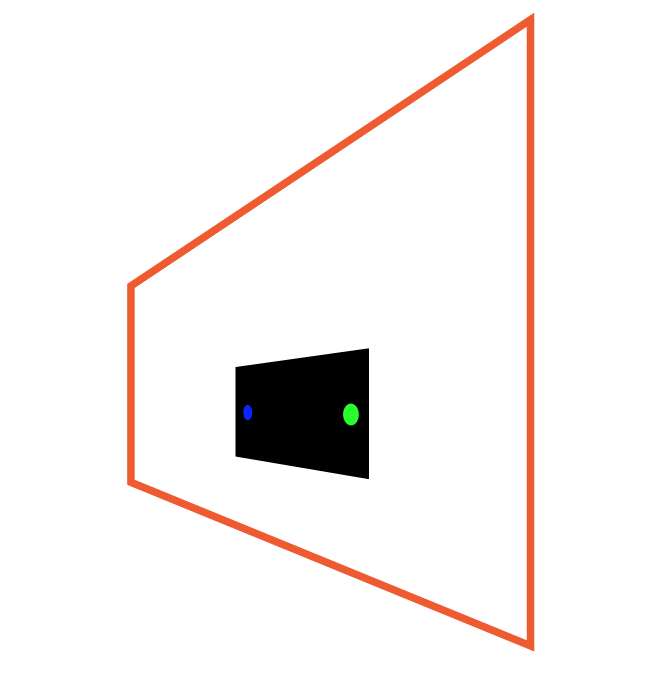
#> input picture slantview1.png, 1310 x 1376 px (shown at 1/2 size)
$ python main.py   (older library calls are emulated)
#> lines starting #> are read from the running program, lines starting #| are printed output that depends on the picture; after the words box and inside, x2 and y2 are one past the last pixel; in counts of white or black regions, pixels touching at a corner belong together; long printed decimals are rounded
### warp.py
import cv2
import numpy as np

class Warp():
    def __init__(self, upper_bound, lower_bound, kernel = cv2.getStructuringElement(cv2.MORPH_ELLIPSE, (5, 5))):
        self.upper = upper_bound
        self.lower = lower_bound
        self.kernel = kernel

    #filter and return a clean black and white image
    def filter_bw(self, image):
        hsv_image = cv2.cvtColor(image, cv2.COLOR_BGR2HSV)
        filter_color = cv2.inRange(hsv_image, self.lower, self.upper)
        opening_image = cv2.morphologyEx(filter_color, cv2.MORPH_OPEN, self.kernel)
        closing_image = cv2.morphologyEx(opening_image, cv2.MORPH_CLOSE, self.kernel)
        return closing_image

    # find, sort and return desired contour (either smallest or largest)
    def findsort_contours(self, filtered_image, position):
        im2, contours, hierarchy = cv2.findContours(filtered_image, cv2.RETR_TREE, cv2.CHAIN_APPROX_NONE)
        area_bounds = 0
        if len(contours) != 0:
            if len(contours) == 1:
                position = 0
            sorted_contours = sorted(contours, key = lambda contour: cv2.contourArea(contour))
            area_bounds = sorted_contours[position]
        return area_bounds

    # order the (4) contour points: top left, bottom left, bottom right, top right, find the
    # desired contours, max width and max height
    def orderdesire_contours(self, approx_contours):
        (first, second, third, fourth) = approx_contours
        first = list(first[0])
        second = list(second[0])
        third = list(third[0])
        fourth = list(fourth[0])

        ordered_contours = np.array(approx_contours, dtype = "float32")
        s = np.array([first[0]+first[1], second[0]+second[1], third[0]+third[1], fourth[0]+fourth[1]])
        ordered_contours[0] = approx_contours[np.argmin(s)]
        ordered_contours[2] = approx_contours[np.argmax(s)]

        approx_contours = np.delete(approx_contours, np.argmin(s), axis = 0)

        if np.argmax(s) < np.argmin(s):
            position = np.argmax(s)
        else:
            position = np.argmax(s) - 1
        approx_contours = np.delete(approx_contours, position, axis = 0)

        (one, two) = approx_contours
        one = list(one[0])
        two = list(two[0])

        d = np.array([one[1]-one[0], two[1]-two[0]])
        ordered_contours[1] = approx_contours[np.argmax(d)]
        ordered_contours[3] = approx_contours[np.argmin(d)]

        width_a = np.sqrt(((fourth[0] - first[0]) ** 2) + ((fourth[1] - first[1]) ** 2))
        width_b = np.sqrt(((third[0] - second[0]) ** 2) + ((third[1] - second[1]) ** 2))
        max_width = max(int(width_a), int(width_b))

        height_a = np.sqrt(((second[0] - first[0]) ** 2) + ((second[1] - first[1]) ** 2))
        height_b = np.sqrt(((fourth[0] - third[0]) ** 2) + ((fourth[1] - third[1]) ** 2))
        max_height = max(int(height_a), int(height_b))

        desired_contours = np.array([[0, 0], [0, max_height - 1], [max_width - 1, max_height - 1], [max_width - 1, 0]], np.float32)
        return ordered_contours, desired_contours, max_width, max_height

    # find the center of the lights
    def find_center(self, contour):
        moment = cv2.moments(contour)
        c_x = int(moment["m10"] / moment["m00"])
        c_y = int(moment["m01"] / moment["m00"])
        return c_x, c_y

    def conversion(self, x, y, max_width, max_height, area_width, area_height):
        x_feet = (x * area_width) / max_width
        y_feet = (y * area_height) / max_height
        print("x_feet: ", x_feet)
        print("y_feet: ", y_feet)

### main.py
import cv2
import numpy as np
from warp import Warp

# [6 lines of commented-out code are left out]
original_image = cv2.imread('slantview1.png')
#> original_image is the input picture: shape (1376, 1310, 3); mean B, G, R 240.7, 242.1, 246.2

# create object and filter image to get contours
rectangle = Warp(np.array([10, 255, 255]), np.array([0, 128, 64]))
rectangle_filtered = rectangle.filter_bw(original_image)
#> in filter_bw, `hsv_image = cv2.cvtColor(image, cv2.COLOR_BGR2HSV)`: hsv_image: shape (1376, 1310, 3); mean H, S, V 0.3, 6.1, 246.4
#> in filter_bw, `filter_color = cv2.inRange(hsv_image, self.lower, self.upper)`:
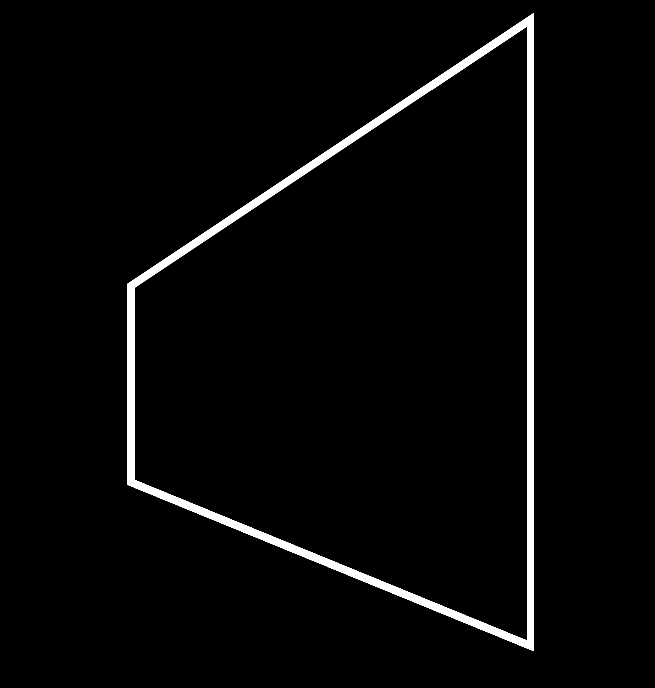
#> filter_color: shape (1376, 1310) (shown at 1/2 size); 2.8% white; 1 white region, box (x1, y1, x2, y2) and area: (254, 26, 1068, 1302) 50400
#> in filter_bw, `opening_image = cv2.morphologyEx(filter_color, cv2.MORPH_OPEN, self.ke..`: opening_image: shape (1376, 1310); 2.8% white; 1 white region, box (x1, y1, x2, y2) and area: (254, 28, 1068, 1302) 50392
#> in filter_bw, `closing_image = cv2.morphologyEx(opening_image, cv2.MORPH_CLOSE, self...`: closing_image: shape (1376, 1310); 2.8% white; 1 white region

# obtain, sort, and approximate contours to find desired contours
rectangle_bounds = rectangle.findsort_contours(rectangle_filtered, -2)
#> in findsort_contours, `im2, contours, hierarchy = cv2.findContours(filtered_image, cv2.RETR_T..`: contours = 2 contours; box (x1, y1, x2, y2) and area: (254, 28, 1068, 1302) 681262, (268, 54, 1055, 1281) 634099
#> in findsort_contours, `sorted_contours = sorted(contours, key = lambda contour: cv2.contourAr..`: sorted_contours has the same summary as contours
#> in findsort_contours, `area_bounds = sorted_contours[position]`: area_bounds = contour of 3176 points, box (x1, y1, x2, y2) (268, 54, 1055, 1281), area 634099
#> rectangle_bounds has the same summary as area_bounds in findsort_contours
epsilon = 0.05 * cv2.arcLength(rectangle_bounds, True)
#> epsilon = 176.4
rectangle_approx_contours = cv2.approxPolyDP(rectangle_bounds, epsilon, True)
#> rectangle_approx_contours = [[1051, 54], [1051, 1280], [268, 958], [268, 576]]

rectangle_ordered_contours, rectangle_desired_contours, max_width, max_height = rectangle.orderdesire_contours(rectangle_approx_contours)
#> in orderdesire_contours, `(first, second, third, fourth) = approx_contours`: first = [[1051, 54]]; second = [[1051, 1280]]; third = [[268, 958]]; fourth = [[268, 576]]
#> in orderdesire_contours, `first = list(first[0])`: first = [1051, 54]
#> in orderdesire_contours, `second = list(second[0])`: second = [1051, 1280]
#> in orderdesire_contours, `third = list(third[0])`: third = [268, 958]
#> in orderdesire_contours, `fourth = list(fourth[0])`: fourth = [268, 576]
#> in orderdesire_contours, `ordered_contours = np.array(approx_contours, dtype = "float32")`: ordered_contours = [[1051, 54], [1051, 1280], [268, 958], [268, 576]]
#> in orderdesire_contours, `s = np.array([first[0]+first[1], second[0]+second[1], third[0]+third[1..`: s = [1105, 2331, 1226, 844]
#> in orderdesire_contours, `approx_contours = np.delete(approx_contours, np.argmin(s), axis = 0)`: approx_contours = [[1051, 54], [1051, 1280], [268, 958]]
#> in orderdesire_contours, `position = np.argmax(s)`: position = 1
#> in orderdesire_contours, `approx_contours = np.delete(approx_contours, position, axis = 0)`: approx_contours = [[1051, 54], [268, 958]]
#> in orderdesire_contours, `(one, two) = approx_contours`: one = [[1051, 54]]; two = [[268, 958]]
#> in orderdesire_contours, `one = list(one[0])`: one = [1051, 54]
#> in orderdesire_contours, `two = list(two[0])`: two = [268, 958]
#> in orderdesire_contours, `d = np.array([one[1]-one[0], two[1]-two[0]])`: d = [-997, 690]
#> in orderdesire_contours, `width_a = np.sqrt(((fourth[0] - first[0]) ** 2) + ((fourth[1] - first[..`: width_a = 941
#> in orderdesire_contours, `width_b = np.sqrt(((third[0] - second[0]) ** 2) + ((third[1] - second[..`: width_b = 846.6
#> in orderdesire_contours, `max_width = max(int(width_a), int(width_b))`: max_width = 941
#> in orderdesire_contours, `height_a = np.sqrt(((second[0] - first[0]) ** 2) + ((second[1] - first..`: height_a = 1226
#> in orderdesire_contours, `height_b = np.sqrt(((fourth[0] - third[0]) ** 2) + ((fourth[1] - third..`: height_b = 382
#> in orderdesire_contours, `max_height = max(int(height_a), int(height_b))`: max_height = 1226
#> in orderdesire_contours, `desired_contours = np.array([[0, 0], [0, max_height - 1], [max_width -..`: desired_contours = [[0, 0], [0, 1225], [940, 1225], [940, 0]]
#> rectangle_ordered_contours = [[268, 576], [268, 958], [1051, 1280], [1051, 54]]; rectangle_desired_contours = [[0, 0], [0, 1225], [940, 1225], [940, 0]]; max_width = 941; max_height = 1226

# transform the image
transformation = cv2.getPerspectiveTransform(rectangle_ordered_contours, rectangle_desired_contours)
#> transformation = [[15.81, -9.56e-16, -4235.9], [8.77, 13.15, -9927.6], [0.0116, -1.02e-18, 1]]
warped_image = cv2.warpPerspective(original_image, transformation, (max_width, max_height))
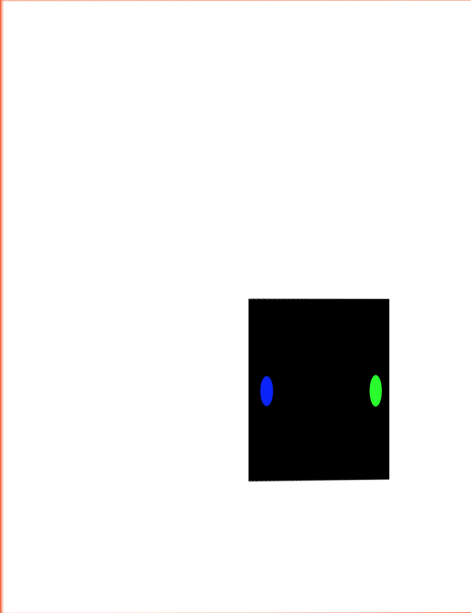
#> warped_image: shape (1226, 941, 3) (shown at 1/2 size); mean B, G, R 231.6, 231.8, 232.4

# find the center of the car
blue_light = Warp(np.array([130, 255, 255]), np.array([110, 50, 50]))
blue_light_filtered = blue_light.filter_bw(warped_image)
#> in filter_bw (call 2), `hsv_image = cv2.cvtColor(image, cv2.COLOR_BGR2HSV)`: hsv_image: shape (1226, 941, 3); mean H, S, V 0.3, 1.6, 232.8
#> in filter_bw (call 2), `filter_color = cv2.inRange(hsv_image, self.lower, self.upper)`:
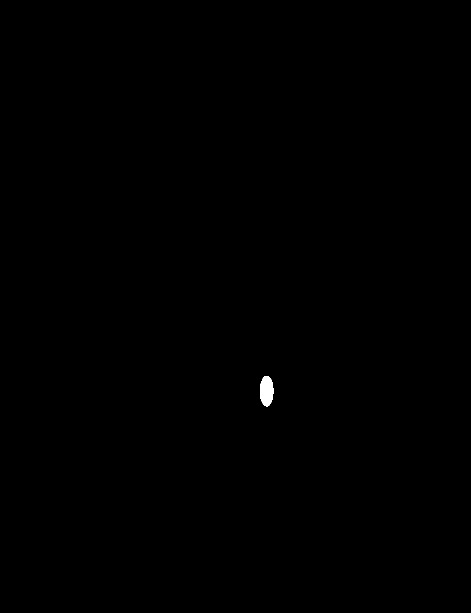
#> filter_color: shape (1226, 941) (shown at 1/2 size); 0.11% white; 1 white region, box (x1, y1, x2, y2) and area: (520, 752, 547, 813) 1306
#> in filter_bw (call 2), `opening_image = cv2.morphologyEx(filter_color, cv2.MORPH_OPEN, self.ke..`: opening_image: shape (1226, 941); 0.11% white; 1 white region
im2, blue_light_contours, hierarchy = cv2.findContours(blue_light_filtered, cv2.RETR_TREE, cv2.CHAIN_APPROX_NONE)
#> blue_light_contours = 1 contour; box (x1, y1, x2, y2) and area: (520, 752, 547, 813) 1234
blue_light_contours = blue_light_contours[0]
#> blue_light_contours = contour of 133 points, box (x1, y1, x2, y2) (520, 752, 547, 813), area 1234
blue_center_x, blue_center_y = blue_light.find_center(blue_light_contours)
#> in find_center, `moment = cv2.moments(contour)`: moment = moments, m00 1234.5, centre m10/m00, m01/m00 = (532.9, 781.8)
#> in find_center, `c_x = int(moment["m10"] / moment["m00"])`: c_x = 532
#> in find_center, `c_y = int(moment["m01"] / moment["m00"])`: c_y = 781
#> blue_center_x = 532; blue_center_y = 781

green_light = Warp(np.array([70, 255, 255]), np.array([50, 100, 100]))
green_light_filtered = green_light.filter_bw(warped_image)
#> in filter_bw (call 3), `filter_color = cv2.inRange(hsv_image, self.lower, self.upper)`:
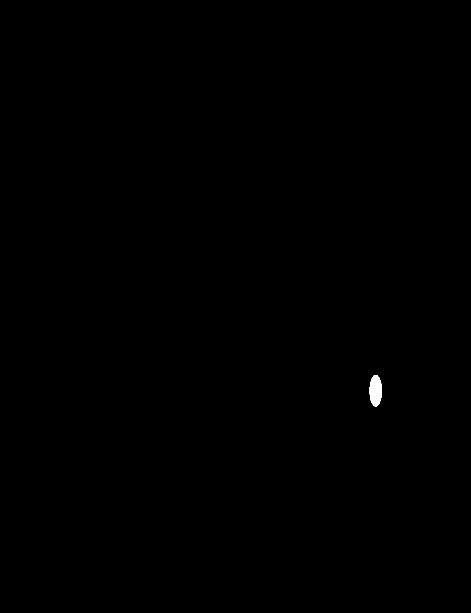
#> filter_color: shape (1226, 941) (shown at 1/2 size); 0.11% white; 1 white region
im2, green_light_contours, hierarchy = cv2.findContours(green_light_filtered, cv2.RETR_TREE, cv2.CHAIN_APPROX_NONE)
#> green_light_contours = 1 contour; box (x1, y1, x2, y2) and area: (739, 750, 764, 813) 1167
green_light_contours = green_light_contours[0]
#> green_light_contours = contour of 136 points, box (x1, y1, x2, y2) (739, 750, 764, 813), area 1167
green_center_x, green_center_y = green_light.find_center(green_light_contours)
#> green_center_x = 750; green_center_y = 781

center_of_car_x = float((blue_center_x + green_center_x) / 2)
#> center_of_car_x = 641
center_of_car_y = float((blue_center_y + green_center_y) / 2)
#> center_of_car_y = 781

rectangle.conversion(center_of_car_x, center_of_car_y, max_width, max_height, 9, 6)
#> in conversion, `x_feet = (x * area_width) / max_width`: x_feet = 6.13
#> in conversion, `y_feet = (y * area_height) / max_height`: y_feet = 3.82
#| x_feet:  6.131
#| y_feet:  3.822

# just to view start/end results
cv2.drawContours(original_image, rectangle_approx_contours, -1, (255, 0, 0), 3)
resized_original_image = cv2.resize(original_image, (900, 600))
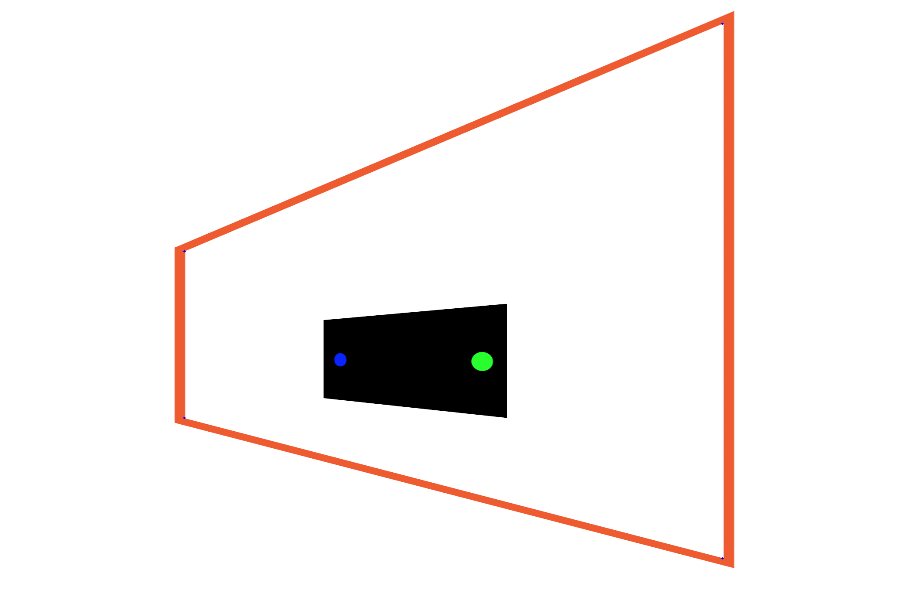
#> resized_original_image: shape (600, 900, 3); mean B, G, R 240.7, 242, 246.2
cv2.imshow('original image', resized_original_image)

cv2.circle(warped_image, (int(center_of_car_x), int(center_of_car_y)), 4, (255, 255, 255), -1)
#> warped_image: shape (1226, 941, 3); under 0.01% of pixels changed, all inside (x1, y1, x2, y2) = (637, 777, 646, 786)
resized_warped_image = cv2.resize(warped_image, (900, 600))
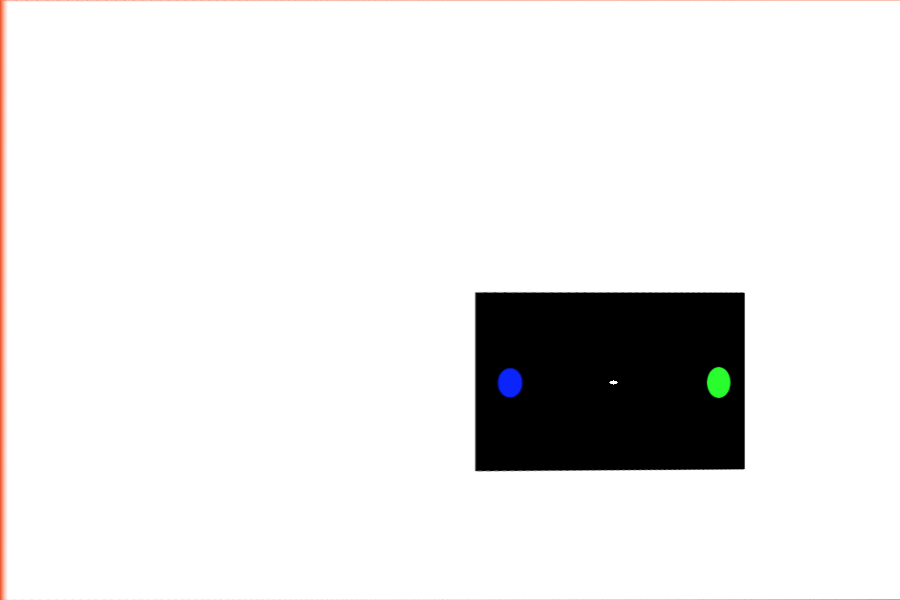
#> resized_warped_image: shape (600, 900, 3); mean B, G, R 231.6, 231.8, 232.4
cv2.imshow('warped image', resized_warped_image)

cv2.waitKey(0)
cv2.destroyAllWindows()

$ run again, with slantview2.png copied over slantview1.png
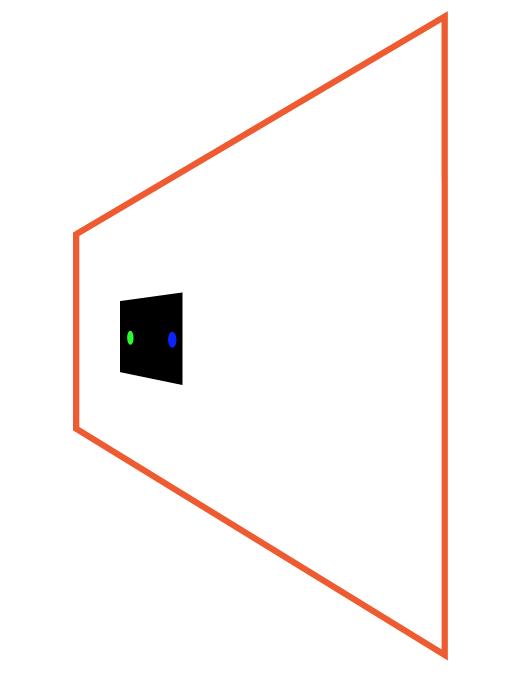
#> input picture slantview2.png, 1054 x 1400 px (shown at 1/2 size)
#> original_image is the input picture: shape (1400, 1054, 3); mean B, G, R 245.6, 246.8, 251
#> hsv_image: shape (1400, 1054, 3); mean H, S, V 0.3, 6, 251.1
#> in filter_bw, `filter_color = cv2.inRange(hsv_image, self.lower, self.upper)`:
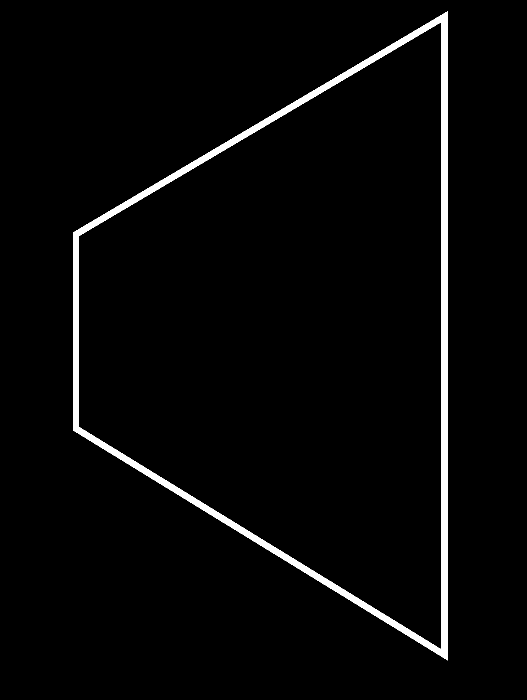
#> filter_color: shape (1400, 1054) (shown at 1/2 size); 2.9% white; 1 white region, box (x1, y1, x2, y2) and area: (146, 23, 896, 1321) 42159
#> opening_image: shape (1400, 1054); 2.9% white; 1 white region, box (x1, y1, x2, y2) and area: (146, 24, 896, 1319) 42149
#> closing_image: shape (1400, 1054); 2.9% white; 1 white region
#> contours = 2 contours; box (x1, y1, x2, y2) and area: (146, 24, 896, 1319) 633794, (157, 45, 884, 1298) 594766
#> sorted_contours has the same summary as contours
#> area_bounds = contour of 3081 points, box (x1, y1, x2, y2) (157, 45, 884, 1298), area 594766
#> rectangle_bounds has the same summary as area_bounds in findsort_contours
#> epsilon = 172.2
#> rectangle_approx_contours = [[879, 45], [880, 1297], [157, 853], [157, 472]]
#> in orderdesire_contours, `(first, second, third, fourth) = approx_contours`: first = [[879, 45]]; second = [[880, 1297]]; third = [[157, 853]]; fourth = [[157, 472]]
#> in orderdesire_contours, `first = list(first[0])`: first = [879, 45]
#> in orderdesire_contours, `second = list(second[0])`: second = [880, 1297]
#> in orderdesire_contours, `third = list(third[0])`: third = [157, 853]
#> in orderdesire_contours, `fourth = list(fourth[0])`: fourth = [157, 472]
#> ordered_contours = [[879, 45], [880, 1297], [157, 853], [157, 472]]
#> s = [924, 2177, 1010, 629]
#> in orderdesire_contours, `approx_contours = np.delete(approx_contours, np.argmin(s), axis = 0)`: approx_contours = [[879, 45], [880, 1297], [157, 853]]
#> position = 1
#> in orderdesire_contours, `approx_contours = np.delete(approx_contours, position, axis = 0)`: approx_contours = [[879, 45], [157, 853]]
#> in orderdesire_contours, `(one, two) = approx_contours`: one = [[879, 45]]; two = [[157, 853]]
#> in orderdesire_contours, `one = list(one[0])`: one = [879, 45]
#> in orderdesire_contours, `two = list(two[0])`: two = [157, 853]
#> d = [-834, 696]
#> width_a = 838.8
#> width_b = 848.4
#> in orderdesire_contours, `max_width = max(int(width_a), int(width_b))`: max_width = 848
#> height_a = 1252
#> height_b = 381
#> in orderdesire_contours, `max_height = max(int(height_a), int(height_b))`: max_height = 1252
#> desired_contours = [[0, 0], [0, 1251], [847, 1251], [847, 0]]
#> `rectangle_ordered_contours, rectangle_desired_contours, max_width, max..`: rectangle_ordered_contours = [[157, 472], [157, 853], [880, 1297], [879, 45]]; rectangle_desired_contours = [[0, 0], [0, 1251], [847, 1251], [847, 0]]; max_width = 848; max_height = 1252
#> transformation = [[7.67, 5.17e-16, -1203.6], [3.87, 6.54, -3691.6], [0.0063, 2.2e-06, 1]]
#> hsv_image: shape (1252, 848, 3); mean H, S, V 0.4, 2.3, 235.1
#> filter_color: shape (1252, 848); 0.13% white; 1 white region, box (x1, y1, x2, y2) and area: (439, 622, 466, 690) 1425
#> opening_image: shape (1252, 848); 0.13% white; 1 white region
#> `im2, blue_light_contours, hierarchy = cv2.findContours(blue_light_filt..`: blue_light_contours = 1 contour; box (x1, y1, x2, y2) and area: (439, 622, 466, 690) 1350
#> `blue_light_contours = blue_light_contours[0]`: blue_light_contours = contour of 143 points, box (x1, y1, x2, y2) (439, 622, 466, 690), area 1350
#> moment = moments, m00 1350.5, centre m10/m00, m01/m00 = (452.4, 655.3)
#> c_x = 452
#> c_y = 655
#> blue_center_x = 452; blue_center_y = 655
#> filter_color: shape (1252, 848); 0.15% white; 1 white region, box (x1, y1, x2, y2) and area: (285, 620, 314, 689) 1574
#> opening_image: shape (1252, 848); 0.15% white; 1 white region
#> `im2, green_light_contours, hierarchy = cv2.findContours(green_light_fi..`: green_light_contours = 1 contour; box (x1, y1, x2, y2) and area: (285, 620, 314, 689) 1495
#> `green_light_contours = green_light_contours[0]`: green_light_contours = contour of 150 points, box (x1, y1, x2, y2) (285, 620, 314, 689), area 1495
#> green_center_x = 299; green_center_y = 653
#> center_of_car_x = 375.5
#> center_of_car_y = 654
#> x_feet = 3.99
#> y_feet = 3.13
#| x_feet:  3.985
#| y_feet:  3.134
#> `resized_warped_image = cv2.resize(warped_image, (900, 600))`:
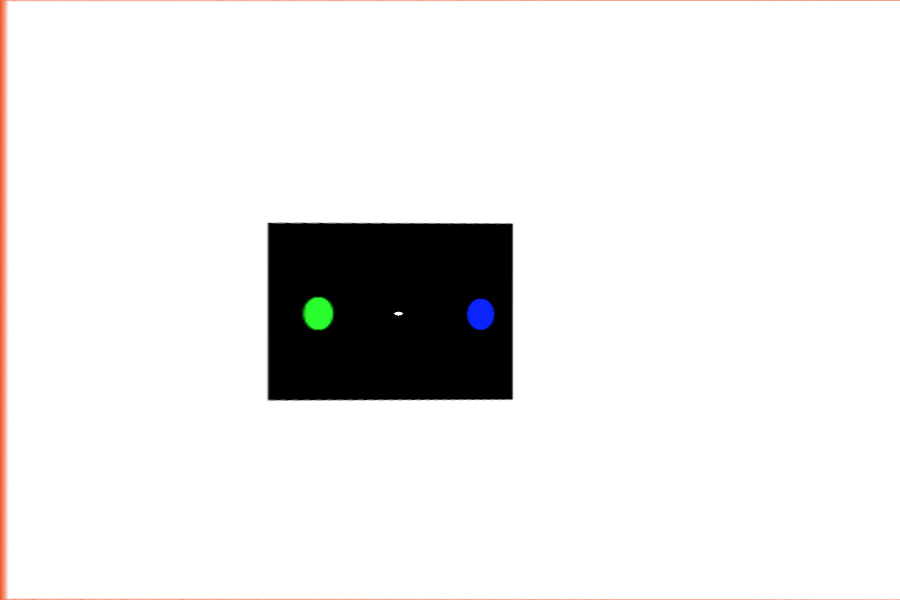
#> resized_warped_image: shape (600, 900, 3); mean B, G, R 233.4, 233.8, 234.6
